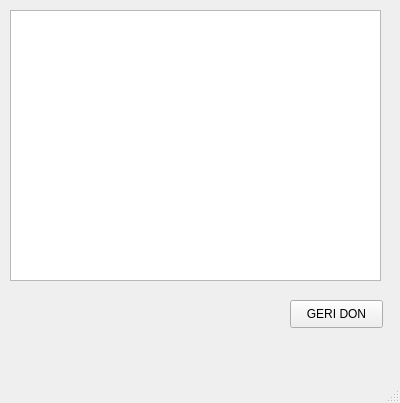
<?xml version="1.0" encoding="UTF-8"?>
<ui version="4.0">
 <class>MainWindow</class>
 <widget class="QMainWindow" name="MainWindow">
  <property name="geometry">
   <rect>
    <x>0</x>
    <y>0</y>
    <width>400</width>
    <height>403</height>
   </rect>
  </property>
  <property name="windowTitle">
   <string>dosyalari gorüntüle</string>
  </property>
  <widget class="QWidget" name="centralwidget">
   <widget class="QListView" name="listView">
    <property name="geometry">
     <rect>
      <x>10</x>
      <y>10</y>
      <width>371</width>
      <height>271</height>
     </rect>
    </property>
   </widget>
   <widget class="QPushButton" name="pushButtonG">
    <property name="geometry">
     <rect>
      <x>290</x>
      <y>300</y>
      <width>93</width>
      <height>28</height>
     </rect>
    </property>
    <property name="text">
     <string>GERI DON</string>
    </property>
   </widget>
  </widget>
  <widget class="QMenuBar" name="menubar">
   <property name="geometry">
    <rect>
     <x>0</x>
     <y>0</y>
     <width>400</width>
     <height>26</height>
    </rect>
   </property>
  </widget>
  <widget class="QStatusBar" name="statusbar"/>
 </widget>
 <resources/>
 <connections/>
</ui>
